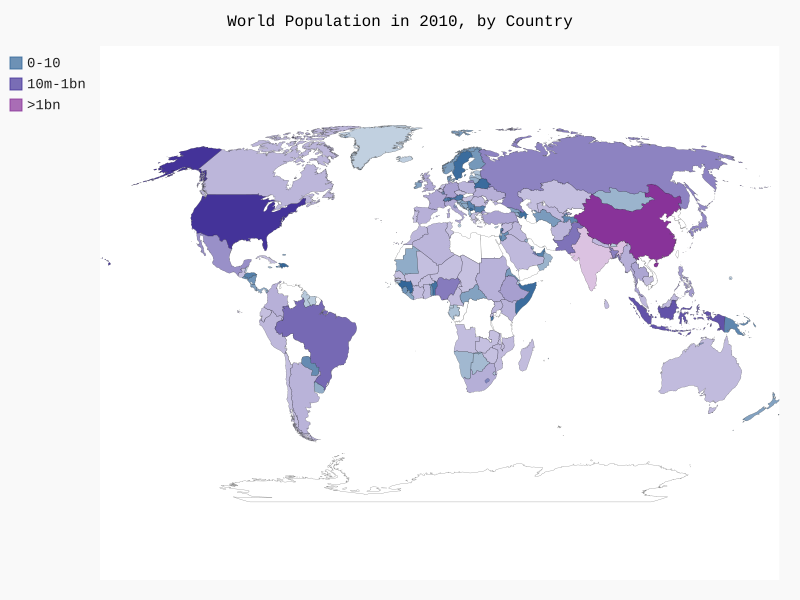

Source code (Python):
# Importing json module to with with the info from the file.
import json

import pygal
from pygal.style import RotateStyle

from country_codes import get_country_code

'''
Store the downloaded json file in a variable. Open and rename the file
as (f) then create a different variable to store the file using the 
json.load(). Now itterate through each iteam in the variable or json 
list inside a dictonary and if the key is equal to 2010 the name and 
population are printed to screen. Next covert the srings into numerical
values by using the int() and the srt().
'''
filename = 'population_data.json'
with open(filename) as f:
	pop_data = json.load(f)

'''	
Because some populations have decimal values by converting the string
pop_dict['Value'] into a float and then a integer will correct the 
ValueError. Added a empty dictionary to country codes(cc) and population
in a format Pygal expects. The get_country_code() is store in the 
variable code and printed to screen if the two-digit code is found the 
code is returned if not the Error message is printed to screen. Used 
country codes as a dictionary with code as the key and populations for 
the value and commented-out the print statement. Also added a title and 
passed the add() cc_populations dictionary which contains the country 
codes and population values.
'''

cc_populations = {}
for pop_dict in pop_data:
	if pop_dict['Year'] == '2010':
		country_name = pop_dict['Country Name']
		population = int(float(pop_dict['Value']))	
		code = get_country_code(country_name)
		if code:
			cc_populations[code] = population	
#			print(code + ': '+ str(population))
#		else:
#			print('ERROR - ' + country_name)

'''
Group the countries into 3 population levels by creating three empty
dictionaries and the store each item in cc_populations into a key-value
pair cc is the key and pop is the value(pay close attention to how line
two should read.) Add if-elif-else to add the each country to it's
correct dictionary. Print the len of each list and use wm.add() to add
each group to the map.
'''
cc_pops_1, cc_pops_2, cc_pops_3 = {}, {}, {}
for cc, pop in cc_populations.items():
	if pop < 10000000:
		cc_pops_1[cc] = pop
	elif pop <1000000000:
		cc_pops_2[cc] = pop
	else:
		cc_pops_3[cc] = pop
		
# See how many countries are in each level.
print(len(cc_pops_1), len(cc_pops_2), len(cc_pops_3))

			
wm_style = RotateStyle('#336699')
wm = pygal.maps.world.World(style=wm_style)
wm.title = 'World Population in 2010, by Country'
wm.add('0-10', cc_pops_1)
wm.add('10m-1bn', cc_pops_2)
wm.add('>1bn', cc_pops_3)

wm.render_to_file('world_population.svg')
	
